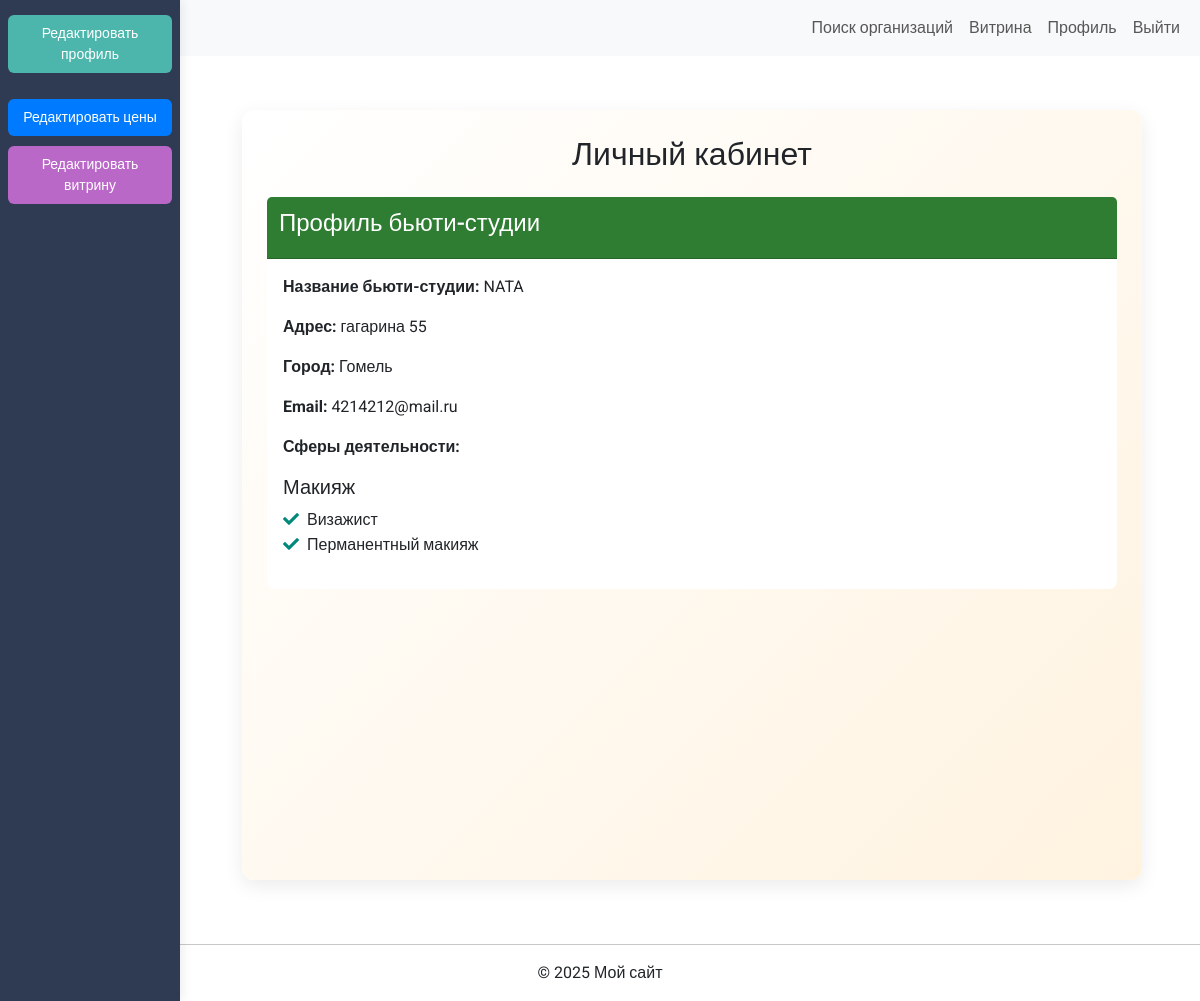
/accounts/profile/ (signed in), run on the app's committed database.
### accounts/models.py (models this page shows, shortened)
class WorkshopProfile(models.Model):
    user = models.OneToOneField(User, on_delete=models.CASCADE)
    workshop_name = models.CharField(max_length=100, verbose_name='Название бьюти-студии')
    workshop_address = models.CharField(max_length=255, verbose_name='Адрес')
    phone = models.CharField(max_length=20, verbose_name='Телефон бьюти-студии')
    city = models.CharField(max_length=100, blank=True, verbose_name='Город')
    activity_area = models.ManyToManyField(ActivityArea, verbose_name='Сферы деятельности')
    description = models.TextField(blank=True, verbose_name='Описание')
    working_hours = models.CharField(max_length=255, blank=True, verbose_name='Время работы')
    class Meta:
        verbose_name = 'Профиль бьюти-студии'
        verbose_name_plural = 'Профили бьюти-студий'

class ActivityArea(models.Model):
    CATEGORY_CHOICES = [
        ('hair', 'Уход за волосами'),
        ('nails', 'Ногтевой сервис'),
        ('cosmetology', 'Косметология'),
        ('makeup', 'Макияж'),
        ('brows_lashes', 'Уход за бровями и ресницами'),
        ('epilation', 'Эпиляция и депиляция'),
        ('body', 'Массаж и уход за телом'),
        ('tattoo_piercing', 'Тату и пирсинг'),
        ('styling', 'Стилистика и имидж'),
        ('kids', 'Детская бьюти-сфера'),
        ('alternative', 'Альтернативные направления'),
        ('education', 'Обучение и менторство'),
    ]
    name = models.CharField(max_length=100, verbose_name='Название')
    code = models.CharField(max_length=30, unique=True, verbose_name='Код')
    category = models.CharField(max_length=30, choices=CATEGORY_CHOICES, verbose_name='Категория')
    class Meta:
        verbose_name = 'Сфера деятельности'
        verbose_name_plural = 'Сферы деятельности'

### accounts/views.py (the view)
# urls.py: path('profile/', views.profile_view, name='profile'),
@login_required
def profile_view(request):
    try:
        client_profile = request.user.clientprofile
        is_client = True
        is_workshop = False
        workshop_profile = None
        grouped_activities = {}
    except ClientProfile.DoesNotExist:
        client_profile = None
        is_client = False
        try:
            workshop_profile = request.user.workshopprofile
            is_workshop = True
            CATEGORY_TRANSLATIONS = {
                'hair': 'Уход за волосами',
                'nails': 'Ногтевой сервис',
                'cosmetology': 'Косметология',
                'makeup': 'Макияж',
                'brows_lashes': 'Уход за бровями и ресницами',
                'epilation': 'Эпиляция и депиляция',
                'body': 'Массаж и уход за телом',
                'tattoo_piercing': 'Тату и пирсинг',
                'styling': 'Стилистика и имидж',
                'kids': 'Детская бьюти-сфера',
                'alternative': 'Альтернативные направления',
                'education': 'Обучение и менторство'
            }
            grouped_activities = OrderedDict()
            for activity in workshop_profile.activity_area.all():
                cat = CATEGORY_TRANSLATIONS.get(activity.category, activity.get_category_display())
                grouped_activities.setdefault(cat, []).append(activity)
        except WorkshopProfile.DoesNotExist:
            workshop_profile = None
            is_workshop = False
            grouped_activities = {}
    return render(request, 'accounts/profile.html', {
        'client_profile': client_profile,
        'workshop_profile': workshop_profile,
        'is_client': is_client,
        'is_workshop': is_workshop,
        'grouped_activities': grouped_activities,
        'user': request.user
    })

### accounts/context_processors.py (called while the page is built)
def user_type(request):
    if request.user.is_authenticated:
        try:
            request.user.workshopprofile
            return {'is_workshop': True, 'is_client': False}
        except WorkshopProfile.DoesNotExist:
            try:
                request.user.clientprofile
                return {'is_workshop': False, 'is_client': True}
            except ClientProfile.DoesNotExist:
                pass
    return {'is_workshop': False, 'is_client': False}

### accounts/templates/accounts/profile.html (shortened to what this page needs)
{% extends "base.html" %}
{% load static %}
{% block content %}
<div class="dashboard-container">
  <div class="sidebar">
    <a href="{% url 'accounts:edit_profile' %}" class="profile-btn">Редактировать профиль</a>
    <a href="{% url 'accounts:edit_prices' %}" class="btn btn-secondary btn-lg w-100 mt-3">Редактировать цены</a>
    {% if is_workshop %}
      <a href="{% url 'showcase:edit_showcase' %}" class="showcase-btn">Редактировать витрину</a>
    {% endif %}
  </div>
  <div class="profile-container">
    <h2 class="text-center mb-4">Личный кабинет</h2>
    {% if is_client %}
      <div class="card mb-4">
        <div class="card-header">
          <h4>Профиль клиента</h4>
        </div>
        <div class="card-body">
          <p><strong>Имя:</strong> {{ client_profile.name|default:user.username }}</p>
          <p><strong>Email:</strong> {{ user.email }}</p>
          <p><strong>Телефон:</strong> {{ client_profile.phone }}</p>
          <p><strong>Город:</strong> {{ client_profile.city|default:"Не указано" }}</p>
        </div>
      </div>
    {% elif is_workshop %}
      <div class="card mb-4">
        <div class="card-header">
          <h4>Профиль бьюти-студии</h4>
        </div>
        <div class="card-body">
          <p><strong>Название бьюти-студии:</strong> {{ workshop_profile.workshop_name }}</p>
          <p><strong>Адрес:</strong> {{ workshop_profile.workshop_address }}</p>
          <p><strong>Город:</strong> {{ workshop_profile.city|default:"Не указано" }}</p>
          <p><strong>Email:</strong> {{ user.email }}</p>
          <p><strong>Сферы деятельности:</strong></p>
          {% if grouped_activities %}
            {% for category, activities in grouped_activities.items %}
              <h5>{{ category }}</h5>
              <ul class="activity-list">
                {% for activity in activities %}
                  <li>{{ activity.name }}</li>
                {% endfor %}
              </ul>
            {% endfor %}
          {% else %}
            <p>Не указано</p>
          {% endif %}
        </div>
      </div>
    {% else %}
      <p class="text-center">Профиль не найден.</p>
    {% endif %}
  </div>
</div>
<link rel="stylesheet" href="https://cdnjs.cloudflare.com/ajax/libs/font-awesome/5.15.4/css/all.min.css">
{% endblock %}

### static/css/style.css (style rules this page uses)
body { font-family: 'Roboto', sans-serif; display: flex; flex-direction: column; min-height: 100vh; }
button, .btn { padding: 0.5rem 1rem; background-color: #007bff; color: white; border: none; border-radius: 4px; cursor: pointer; transition: background-color 0.3s; }
h2 { margin-bottom: 1.5rem; }

### accounts/templates/accounts/profile.html (style rules this page uses)
.dashboard-container { display: flex; min-height: 100vh; }
.sidebar { position: fixed; top: 0; left: 0; width: 180px; height: 100%; background: #2f3b52; padding: 15px 8px; box-shadow: 2px 0 10px rgba(0,0,0,0.08); display: flex; flex-direction: column; gap: 10px; z-index: 1000; }
.sidebar a { display: block; padding: 8px 10px; text-align: center; border-radius: 6px; font-size: 14px; font-weight: 500; text-decoration: none; transition: background 0.2s, transform 0.2s; }
.sidebar a.profile-btn { background: #4db6ac; color: white; }
.sidebar a.showcase-btn { background: #ba68c8; color: white; }
.profile-container { flex: 1; margin-left: 200px; background: linear-gradient(135deg, #ffffff, #fff3e0); padding: 25px; border-radius: 12px; box-shadow: 0 6px 20px rgba(0,0,0,0.08); max-width: 900px; margin-top: 30px; }
.card { border: none; border-radius: 8px; background: #fff; transition: transform 0.3s ease, box-shadow 0.3s ease; }
.card-header { background: #2e7d32; color: #fff; font-weight: 500; border-radius: 8px 8px 0 0; padding: 12px; }
.activity-list { list-style: none; padding: 0; }
.activity-list li::before { content: "\f00c"; font-family: "Font Awesome 5 Free"; font-weight: 900; color: #00897b; margin-right: 8px; }

### data on the page
WorkshopProfile: workshop_name "NATA", workshop_address "гагарина 55", city "Гомель"
ActivityArea: category "Макияж", name "Визажист"
ActivityArea: name "Перманентный макияж"

### other printed values
{{ user.email }} "4214212@mail.ru"
